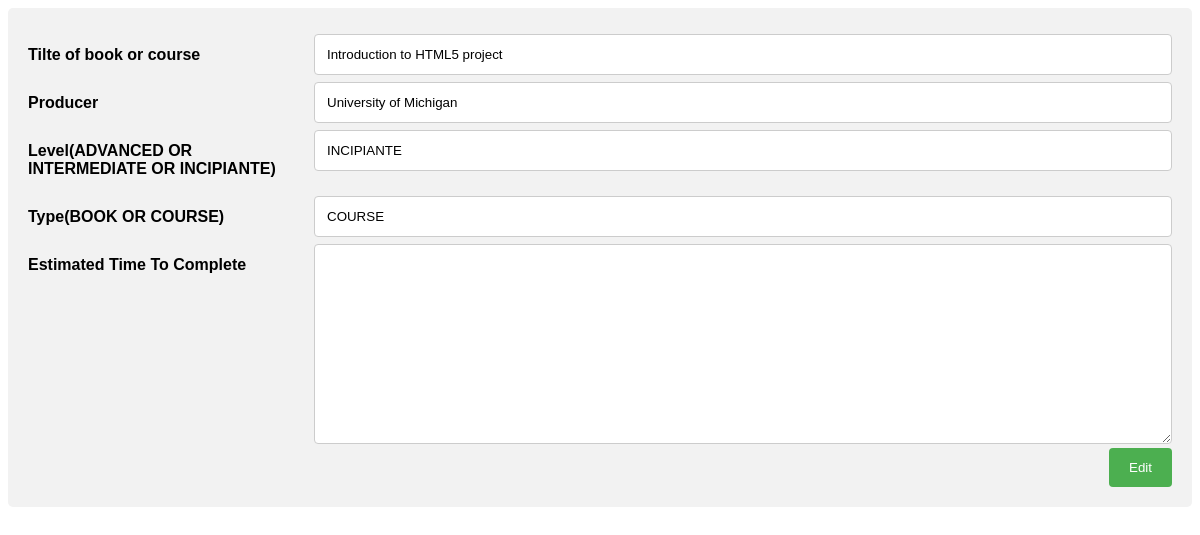
Page /update/7/ on the committed database.
### Blog/models.py (models this page shows)
class BookOrCourse(models.Model):
    RECOMMENDED_TYPES = (
        ('COURSE', 'Course'),
        ('BOOK', 'Book'),
    )
    Level_Types = (
        ('ADVANCED', 'Advanced'),
        ('INTERMEDIATE', 'Intermediate'),
        ('INCIPIANTE', 'Incipiante'),
    )
    title = models.CharField(max_length=255, null=True, blank=True)  #
    producername = models.CharField(max_length=255, null=True, blank=True)  #
    level = models.CharField(max_length=50, null=True, choices=Level_Types)  #
    rec_type = models.CharField(max_length=50, null=True, choices=RECOMMENDED_TYPES)  #
    estimatedtimetocomplete = models.CharField(max_length=255, null=True, blank=True)

### Blog/views.py (the view)
# urls.py: path('update/<int:id>/' , views.rec_update, name='rec_update'),
def rec_update(request , id) :
    if request.method == "POST" :
        my_title = request.POST['title']
        my_producername = request.POST['producername']
        my_level = request.POST['level']
        my_rec_type = request.POST['rec_type']
        my_estimatedtimetocomplete = request.POST['estimatedtimetocomplete']
        my_object = BookOrCourse.objects.get(id=id)
        my_object.title = my_title
        my_object.producername = my_producername
        my_object.level = my_level
        my_object.rec_type = my_rec_type
        my_object.estimatedtimetocomplete = my_estimatedtimetocomplete
        my_object.save()
        messages.success(request, 'Item was updated successfully!')
        print("POST in update")
        return redirect('http://DjangoCRUDApp.pythonanywhere.com/booksandcourses/')
    elif request.method == "GET":
        try:
            obj = BookOrCourse.objects.get(id=id)
        except BookOrCourse.DoesNotExist:
            obj = None
        print("GET in update")
        return render(request, 'EditItem.html' , {'key' : obj})

### Blog/templates/EditItem.html (shortened to what this page needs)
<!DOCTYPE html>
<html>
<head>
</head>
<body>
        <div class="container">
                <form action="{% url 'rec_update' key.id %}" method="POST">
                        <div class="row">
                                <div class="col-25">
                                        <label for="TITLE">Tilte of book or course</label>
                                </div>
                                <div class="col-75">
                                        <input type="text" id="TITLE" name="title" value="{{ key.title}}">
                                </div>
                        </div>
                        <div class="row">
                                <div class="col-25">
                                        <label for="PRODUCER">Producer</label>
                                </div>
                                <div class="col-75">
                                        <input type="text" id="PRODUCER" name="producername" value="{{ key.producername}}">
                                </div>
                        </div>
                        <div class="row">
                                <div class="col-25">
                                        <label for="LEVEL">Level(ADVANCED OR INTERMEDIATE OR INCIPIANTE)</label>
                                </div>
                                <div class="col-75">
                                        <input type="text" id="LEVEL" name="level" value="{{ key.level}}">
                                </div>
                        </div>
                        <div class="row">
                                <div class="col-25">
                                        <label for="TYPE">Type(BOOK OR COURSE)</label>
                                </div>
                                <div class="col-75">
                                        <input type="text" id="TYPE" name="rec_type" value="{{ key.rec_type}}">
                                </div>
                        </div>
                        <div class="row">
                                <div class="col-25">
                                        <label for="ESITIMATEDTIMETOCOMPLETE">Estimated Time To Complete</label>
                                </div>
                                <div class="col-75">
                                        <textarea id="ESITIMATEDTIMETOCOMPLETE" name="estimatedtimetocomplete" value="{{ key.estimatedtimetocomplete }}"
                                                style="height:200px"></textarea>
                                </div>
                        </div>
                        <div class="row">
                                <input type="submit" value="Edit">
                        </div>
                </form>
        </div>
</body>
</html>

### Blog/templates/EditItem.html (style rules this page uses)
* { box-sizing: border-box; }
input[type=text], select, textarea { width: 100%; padding: 12px; border: 1px solid #ccc; border-radius: 4px; resize: vertical; }
label { padding: 12px 12px 12px 0; display: inline-block; font-family: Arial, sans-serif; font-weight: bold; }
input[type=submit] { background-color: #4CAF50; color: white; padding: 12px 20px; border: none; border-radius: 4px; cursor: pointer; float: right; }
.container { border-radius: 5px; background-color: #f2f2f2; padding: 20px; }
.col-25 { float: left; width: 25%; margin-top: 6px; }
.col-75 { float: left; width: 75%; margin-top: 6px; }
.row:after { content: ""; display: table; clear: both; }

### rows in the picture
BookOrCourse: title "Introduction to HTML5 project", producername "University of Michigan", level "INCIPIANTE", rec_type "COURSE"
